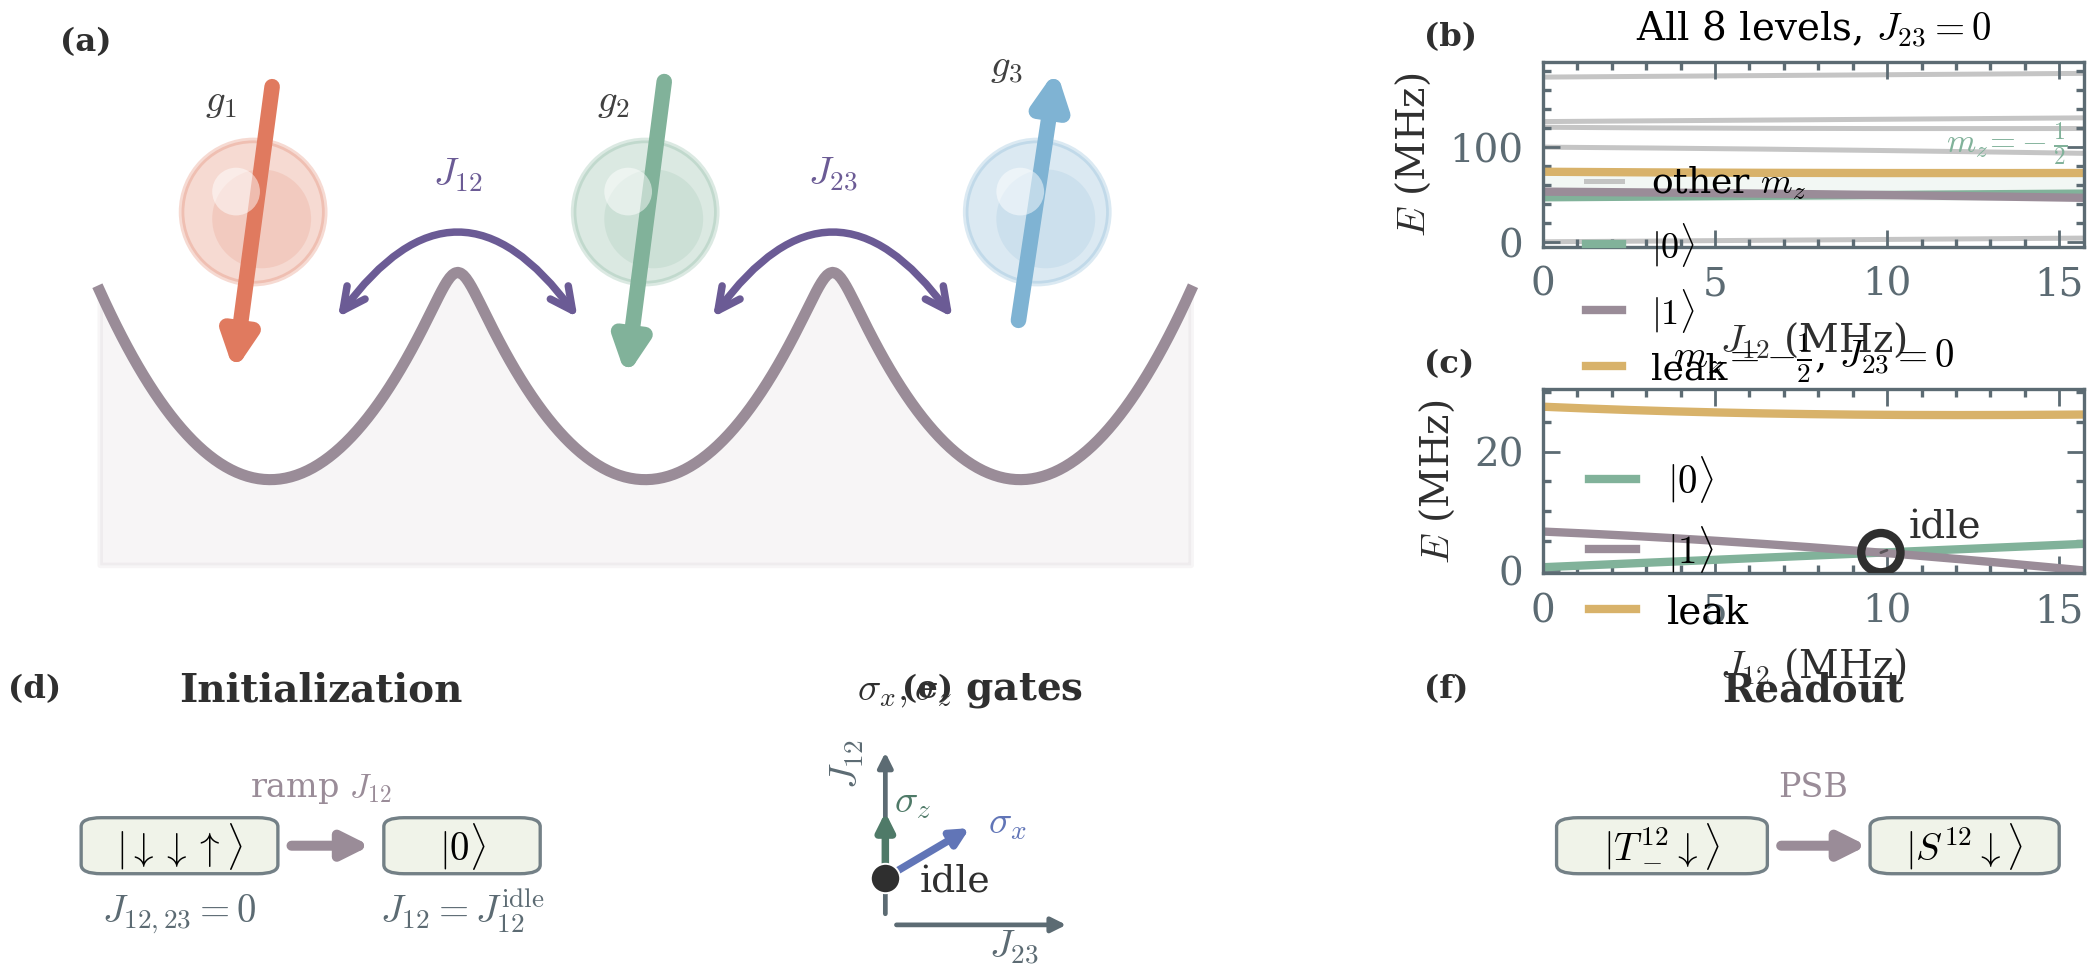

Recreate this plot in Python.
from __future__ import annotations

from itertools import permutations
from pathlib import Path

import matplotlib.patheffects as pe
import matplotlib.pyplot as plt
import numpy as np
from matplotlib.gridspec import GridSpec
from matplotlib.patches import FancyArrowPatch, FancyBboxPatch

from matplotlib.patches import Circle

try:
    from plot_triple_dot_spins import add_dot, add_exchange, add_spin, confinement
except ImportError:
    def confinement(x):
        return 0.08 * (x**2 - 9) * np.cos(0.95 * x) - 1.2

    def add_dot(ax, x, y, r=0.5):
        circle = plt.Circle((x, y), r, fc="#D4E4F7", ec="#2C3E50", lw=1.8, zorder=10)
        ax.add_patch(circle)

    def add_spin(ax, x, y, tilt, length, color, label, label_dx=0, label_dy=0, **kw):
        dx, dy = length * np.sin(tilt), length * np.cos(tilt)
        arrow = FancyArrowPatch(
            (x, y - 0.15),
            (x + dx, y + dy),
            arrowstyle="-|>",
            mutation_scale=kw.get("mutation_scale", 18),
            lw=kw.get("linewidth", 2.5),
            color=color,
            zorder=15,
        )
        ax.add_patch(arrow)
        ax.text(
            x + label_dx,
            y + label_dy,
            label,
            fontsize=14,
            color=color,
            ha="center",
            va="bottom",
        )

    def add_exchange(ax, x1, x2, y, label, **kw):
        ax.annotate(
            "",
            xy=(x2, y),
            xytext=(x1, y),
            arrowprops=dict(
                arrowstyle="<->",
                lw=kw.get("linewidth", 2),
                color="#555",
                connectionstyle="arc3,rad=0.25",
                mutation_scale=kw.get("mutation_scale", 16),
            ),
        )
        ax.text(
            (x1 + x2) / 2,
            y + 0.35,
            label,
            ha="center",
            va="bottom",
            fontsize=kw.get("label_fontsize", 14),
            color="#333",
        )


PALETTE = {
    "coral": "#E07A5F",
    "sage": "#81B29A",
    "navy": "#3D405B",
    "gold": "#F2CC8F",
    "amber": "#D8B26A",
    "slate": "#5C6B73",
    "sky": "#7FB3D3",
    "plum": "#9A8C98",
    "forest": "#4F7A68",
    "indigo": "#6175B7",
    "charcoal": "#2F2F2F",
    "cream": "#F8F5F1",
    "boxfill": "#EEF2E6",
}

FONT_FAMILY = "serif"
MATHTEXT_FONT = "cm"

PANEL_LABEL_FS = 5.8
TITLE_FS = 7.8
LABEL_FS = 7.0
TEXT_FS = 6.4
TICK_FS = 6.0
QUBIT_LABEL_FS = LABEL_FS

SIGMA_X = np.array([[0, 1], [1, 0]], dtype=complex)
SIGMA_Y = np.array([[0, -1j], [1j, 0]], dtype=complex)
SIGMA_Z = np.array([[1, 0], [0, -1]], dtype=complex)
ID2 = np.eye(2, dtype=complex)


def prx_style() -> None:
    plt.rcParams.update(
        {
            "figure.figsize": (5.2, 2.55),
            "figure.dpi": 300,
            "figure.facecolor": "white",
            "savefig.dpi": 400,
            "savefig.facecolor": "white",
            "savefig.bbox": "tight",
            "savefig.pad_inches": 0.02,
            "font.family": FONT_FAMILY,
            "font.size": 6,
            "mathtext.fontset": MATHTEXT_FONT,
            "axes.linewidth": 0.6,
            "axes.labelsize": LABEL_FS,
            "axes.titlesize": TITLE_FS,
            "axes.titleweight": "medium",
            "axes.labelpad": 3,
            "axes.spines.top": True,
            "axes.spines.right": True,
            "axes.edgecolor": PALETTE["slate"],
            "axes.labelcolor": PALETTE["charcoal"],
            "xtick.labelsize": TICK_FS,
            "ytick.labelsize": TICK_FS,
            "xtick.direction": "in",
            "ytick.direction": "in",
            "xtick.major.width": 0.5,
            "ytick.major.width": 0.5,
            "xtick.major.size": 3,
            "ytick.major.size": 3,
            "xtick.minor.visible": True,
            "ytick.minor.visible": True,
            "xtick.minor.size": 1.5,
            "ytick.minor.size": 1.5,
            "xtick.top": True,
            "ytick.right": True,
            "xtick.color": PALETTE["slate"],
            "ytick.color": PALETTE["slate"],
            "lines.linewidth": 1.2,
            "lines.markersize": 4,
            "legend.fontsize": 5.6,
            "legend.frameon": False,
            "legend.handlelength": 1.5,
        }
    )


def kron3(a, b, c):
    return np.kron(np.kron(a, b), c)


def j_idle(g1, g2, g3):
    return ((g2 - g1) ** 2 - (2 * g3 - g1 - g2) ** 2) / (2 * (2 * g3 - g1 - g2))


def mz_minus_half_indices():
    sz_tot = 0.5 * (
        kron3(SIGMA_Z, ID2, ID2) + kron3(ID2, SIGMA_Z, ID2) + kron3(ID2, ID2, SIGMA_Z)
    )
    return np.where(np.isclose(np.real(np.diag(sz_tot)), -0.5))[0]


def hamiltonian(j12, j23, g1, g2, g3):
    zeeman = 0.5 * (
        g1 * kron3(SIGMA_Z, ID2, ID2)
        + g2 * kron3(ID2, SIGMA_Z, ID2)
        + g3 * kron3(ID2, ID2, SIGMA_Z)
    )

    def exchange(sig_a, sig_b, pos):
        if pos == 12:
            return 0.25 * kron3(sig_a, sig_b, ID2)
        return 0.25 * kron3(ID2, sig_a, sig_b)

    exch12 = j12 * (
        exchange(SIGMA_X, SIGMA_X, 12)
        + exchange(SIGMA_Y, SIGMA_Y, 12)
        + exchange(SIGMA_Z, SIGMA_Z, 12)
    )
    exch23 = j23 * (
        exchange(SIGMA_X, SIGMA_X, 23)
        + exchange(SIGMA_Y, SIGMA_Y, 23)
        + exchange(SIGMA_Z, SIGMA_Z, 23)
    )
    return zeeman + exch12 + exch23


def compute_spectrum(j_vals, g1, g2, g3):
    idx = mz_minus_half_indices()
    tracked_evals = []
    prev_vecs = None

    for j12 in j_vals:
        ham = hamiltonian(j12, 0.0, g1, g2, g3)
        sub = ham[np.ix_(idx, idx)]
        evals, evecs = np.linalg.eigh(sub)
        evals = np.real(evals)

        if prev_vecs is None:
            order = np.argsort(evals)
            evals = evals[order]
            evecs = evecs[:, order]
        else:
            overlaps = np.abs(prev_vecs.conj().T @ evecs) ** 2
            best_perm = max(permutations(range(len(evals))), key=lambda p: sum(overlaps[i, p[i]] for i in range(len(evals))))
            evals = evals[list(best_perm)]
            evecs = evecs[:, list(best_perm)]

        tracked_evals.append(evals)
        prev_vecs = evecs

    spectrum = np.array(tracked_evals)
    return spectrum - np.min(spectrum)


def compute_full_spectrum(j_vals, g1, g2, g3):
    """All 8 eigenvalues vs J12 (J23=0), tracked independently per m_z sector.

    Returns
    -------
    spectrum : ndarray, shape (len(j_vals), 8)
        Energies normalised so the global minimum is zero.
    mz_labels : ndarray, shape (8,)
        The m_z value for each column.
    mz_half_cols : ndarray
        Column indices belonging to the m_z = -1/2 sector,
        sorted by energy at J12 = 0 (|0>, |1>, leak order).
    """
    sz_diag = np.real(np.diag(
        0.5 * (kron3(SIGMA_Z, ID2, ID2) + kron3(ID2, SIGMA_Z, ID2) + kron3(ID2, ID2, SIGMA_Z))
    ))
    sector_idx = {mz: np.where(np.isclose(sz_diag, mz))[0] for mz in [-1.5, -0.5, 0.5, 1.5]}

    n_pts = len(j_vals)
    spectrum = np.zeros((n_pts, 8))
    mz_labels = np.zeros(8)

    col = 0
    col_slices = {}
    for mz in sorted(sector_idx):
        k = len(sector_idx[mz])
        col_slices[mz] = slice(col, col + k)
        mz_labels[col: col + k] = mz
        col += k

    for mz in sorted(sector_idx):
        idx = sector_idx[mz]
        slc = col_slices[mz]
        k = len(idx)
        prev_vecs = None

        for step, j12 in enumerate(j_vals):
            ham = hamiltonian(j12, 0.0, g1, g2, g3)
            sub = ham[np.ix_(idx, idx)]
            evals, evecs = np.linalg.eigh(sub)
            evals = np.real(evals)

            if prev_vecs is None:
                order = list(np.argsort(evals))
            elif k == 1:
                order = [0]
            else:
                overlaps = np.abs(prev_vecs.conj().T @ evecs) ** 2
                order = list(
                    max(
                        permutations(range(k)),
                        key=lambda p: sum(overlaps[i, p[i]] for i in range(k)),
                    )
                )

            spectrum[step, slc] = evals[order]
            prev_vecs = evecs[:, order]

    spectrum -= spectrum.min()
    mz_half_cols = np.where(np.isclose(mz_labels, -0.5))[0]
    return spectrum, mz_labels, mz_half_cols


def panel_label(ax, label, x=-0.08, y=1.03):
    ax.text(
        x,
        y,
        label,
        transform=ax.transAxes,
        fontsize=PANEL_LABEL_FS,
        fontweight="bold",
        ha="left",
        va="bottom",
        color=PALETTE["charcoal"],
    )


def rounded_box(ax, center, text, w=0.32, h=0.16, fs=TEXT_FS):
    x, y = center
    patch = FancyBboxPatch(
        (x - w / 2, y - h / 2),
        w,
        h,
        boxstyle="round,pad=0.015,rounding_size=0.04",
        facecolor=PALETTE["boxfill"],
        edgecolor=PALETTE["slate"],
        linewidth=0.6,
        alpha=0.85,
        zorder=5,
    )
    ax.add_patch(patch)
    ax.text(x, y, text, ha="center", va="center", fontsize=fs, zorder=10)


def lower_title_badge(ax, text: str, *, y: float = 1.03) -> None:
    ax.text(
        0.5,
        y,
        text,
        transform=ax.transAxes,
        ha="center",
        va="bottom",
        fontsize=QUBIT_LABEL_FS,
        fontweight="bold",
        color=PALETTE["charcoal"],
        zorder=20,
    )


def add_colored_dot(ax, x, y, color, r=0.42):
    ax.add_patch(
        Circle(
            (x, y),
            r,
            facecolor=color,
            edgecolor=color,
            linewidth=1.0,
            alpha=0.28,
            zorder=8,
        )
    )
    ax.add_patch(
        Circle(
            (x + 0.05, y - 0.04),
            0.29,
            facecolor=color,
            edgecolor="none",
            alpha=0.16,
            zorder=9,
        )
    )
    ax.add_patch(
        Circle(
            (x - 0.10, y + 0.12),
            0.14,
            facecolor="white",
            edgecolor="none",
            alpha=0.50,
            zorder=10,
        )
    )


def add_centered_spin(
    ax,
    x: float,
    y: float,
    dx: float,
    dy: float,
    color: str,
    label: str,
    label_dx: float,
    label_dy: float,
    linewidth: float,
    mutation_scale: float,
) -> None:
    # Compensate for the single arrow head so the visible shaft stays centered on the dot.
    shift = 0.10 * np.sign(dy)
    add_spin(
        ax,
        x,
        y + shift,
        dx,
        dy,
        color,
        label,
        label_dx=label_dx,
        label_dy=label_dy,
        linewidth=linewidth,
        mutation_scale=mutation_scale,
    )


def draw_qubit_schematic(ax):
    yshift = -0.6
    x = np.linspace(-3.2, 3.2, 400)
    y = confinement(x) + yshift

    ax.plot(x, y, color=PALETTE["plum"], lw=2.0, zorder=1)
    ax.fill_between(x, y, y.min() - 0.5, color=PALETTE["plum"], alpha=0.08)

    dot_x = [-2.30, 0.0, 2.30]
    dot_y = [0.52 + yshift] * 3
    spin_colors = [PALETTE["coral"], PALETTE["sage"], PALETTE["sky"]]
    spin_labels = [r"$g_1$", r"$g_2$", r"$g_3$"]
    spin_dirs = [(-0.12, -0.90), (-0.12, -0.93), (0.12, 0.80)]

    for xd, yd, color in zip(dot_x, dot_y, spin_colors):
        add_colored_dot(ax, xd, yd, color, r=0.42)

    for i, (xd, yd) in enumerate(zip(dot_x, dot_y)):
        tilt, length = spin_dirs[i]
        add_centered_spin(
            ax,
            xd,
            yd,
            tilt,
            length,
            spin_colors[i],
            spin_labels[i],
            label_dx=-0.28,
            label_dy=0.75,
            linewidth=2.8,
            mutation_scale=12,
        )

    add_exchange(
        ax,
        -1.84,
        -0.36,
        -0.15 + yshift,
        r"$J_{12}$",
        linewidth=1.35,
        label_fontsize=QUBIT_LABEL_FS,
        mutation_scale=10,
    )
    add_exchange(
        ax,
        0.36,
        1.84,
        -0.15 + yshift,
        r"$J_{23}$",
        linewidth=1.35,
        label_fontsize=QUBIT_LABEL_FS,
        mutation_scale=10,
    )

    for txt in ax.texts:
        txt.set_fontsize(QUBIT_LABEL_FS)

    ax.set_xlim(-3.3, 3.3)
    ax.set_ylim(-2.2, 0.8)
    ax.set_aspect("equal")
    ax.axis("off")


def draw_full_spectrum(ax):
    """All 8 eigenlevels; m_z=-1/2 qubit subspace highlighted in colour."""
    g1, g2, g3 = 53.0, 74.0, 47.0
    j_id = j_idle(g1, g2, g3)
    j_vals = np.linspace(0, 1.6 * j_id, 400)
    spec, mz_labels, mz_half_cols = compute_full_spectrum(j_vals, g1, g2, g3)

    half_colors = [PALETTE["sage"], PALETTE["plum"], PALETTE["amber"]]
    half_labels = [r"$|0\rangle$", r"$|1\rangle$", "leak"]
    gray = "#BBBBBB"

    # Shaded band for m_z=-1/2 qubit subspace
    y_lo = spec[:, mz_half_cols].min() - 3
    y_hi = spec[:, mz_half_cols].max() + 3
    ax.axhspan(y_lo, y_hi, color=PALETTE["sage"], alpha=0.10, zorder=0, lw=0)

    # Gray lines for the five non-qubit levels (single legend entry)
    first_gray = True
    for i in range(8):
        if i not in mz_half_cols:
            lbl = r"other $m_z$" if first_gray else "_nolegend_"
            ax.plot(j_vals, spec[:, i], lw=0.9, color=gray, alpha=0.85,
                    zorder=1, label=lbl)
            first_gray = False

    # Coloured bold lines for the three m_z=-1/2 levels
    for col, color, lbl in zip(mz_half_cols, half_colors, half_labels):
        ax.plot(j_vals, spec[:, col], lw=1.5, color=color, label=lbl, zorder=2)

    # Single text label for the shaded band, placed just above its top edge
    ax.text(
        j_vals[-1] * 0.97, y_hi + 2,
        r"$m_z\!=\!-\frac{1}{2}$",
        ha="right", va="bottom",
        fontsize=QUBIT_LABEL_FS - 1.0,
        color=PALETTE["sage"],
        zorder=5,
    )

    ax.set_xlabel(r"$J_{12}$ (MHz)")
    ax.set_ylabel(r"$E$ (MHz)")
    ax.set_title(r"All 8 levels, $J_{23}=0$", fontsize=QUBIT_LABEL_FS, pad=4)
    ax.set_xlim(0, j_vals[-1])
    ax.set_ylim(-5, spec.max() + 12)
    ax.tick_params(labelsize=QUBIT_LABEL_FS)
    ax.xaxis.label.set_size(QUBIT_LABEL_FS)
    ax.yaxis.label.set_size(QUBIT_LABEL_FS)
    ax.legend(
        loc="upper left",
        bbox_to_anchor=(0.02, 0.62),
        fontsize=QUBIT_LABEL_FS - 0.5,
        handlelength=1.0,
    )


def draw_spectrum(ax):
    g1, g2, g3 = 53.0, 74.0, 47.0
    j_id = j_idle(g1, g2, g3)
    j_vals = np.linspace(0, 1.6 * j_id, 400)
    spec = compute_spectrum(j_vals, g1, g2, g3)

    colors = [PALETTE["sage"], PALETTE["plum"], PALETTE["amber"]]
    labels = [r"$|0\rangle$", r"$|1\rangle$", r"leak"]

    for i, (color, label) in enumerate(zip(colors, labels)):
        ax.plot(j_vals, spec[:, i], lw=1.5, color=color, label=label)

    y_id = 0.5 * (np.interp(j_id, j_vals, spec[:, 0]) + np.interp(j_id, j_vals, spec[:, 1]))
    ax.scatter(
        [j_id],
        [y_id],
        s=50,
        facecolors="none",
        edgecolors=PALETTE["charcoal"],
        linewidths=1.5,
        zorder=10,
    )
    ax.annotate(
        "idle",
        (j_id, y_id),
        xytext=(j_id + 0.8, y_id + 2.5),
        fontsize=QUBIT_LABEL_FS,
        color=PALETTE["charcoal"],
        arrowprops=dict(arrowstyle="-", lw=0.5, color=PALETTE["charcoal"], alpha=0.6),
    )

    ax.set_xlabel(r"$J_{12}$ (MHz)")
    ax.set_ylabel(r"$E$ (MHz)")
    ax.set_title(r"$m_z = -\frac{1}{2}$, $J_{23} = 0$", fontsize=QUBIT_LABEL_FS, pad=4)
    ax.set_xlim(0, j_vals.max())
    ax.set_ylim(-0.5, spec.max() + 3)
    ax.tick_params(labelsize=QUBIT_LABEL_FS)
    ax.xaxis.label.set_size(QUBIT_LABEL_FS)
    ax.yaxis.label.set_size(QUBIT_LABEL_FS)
    ax.legend(loc="upper left", bbox_to_anchor=(0.02, 0.84), fontsize=QUBIT_LABEL_FS, handlelength=1.2)


def draw_initialization(ax):
    ax.set_xlim(0, 1)
    ax.set_ylim(0, 1)
    ax.axis("off")
    lower_title_fs = QUBIT_LABEL_FS
    lower_text_fs = QUBIT_LABEL_FS
    lower_small_fs = QUBIT_LABEL_FS
    lower_title_badge(ax, "Initialization")

    rounded_box(ax, (0.22, 0.42), r"$|\downarrow\downarrow\uparrow\rangle$", w=0.36, h=0.22, fs=lower_text_fs)
    rounded_box(ax, (0.78, 0.42), r"$|0\rangle$", w=0.28, h=0.22, fs=lower_text_fs)

    ax.annotate(
        "",
        xy=(0.62, 0.42),
        xytext=(0.42, 0.42),
        arrowprops=dict(arrowstyle="-|>", lw=1.8, color=PALETTE["plum"], mutation_scale=10),
    )
    ax.text(0.5, 0.64, r"ramp $J_{12}$", ha="center", fontsize=lower_text_fs - 1.0, color=PALETTE["plum"])

    ax.text(0.22, 0.08, r"$J_{12,23}=0$", ha="center", fontsize=lower_small_fs, color=PALETTE["slate"])
    ax.text(
        0.78,
        0.08,
        r"$J_{12}=J_{12}^{\rm idle}$",
        ha="center",
        fontsize=lower_small_fs,
        color=PALETTE["slate"],
    )


def draw_control(ax):
    ax.set_xlim(-0.05, 1.0)
    ax.set_ylim(-0.05, 1.0)
    ax.set_aspect("equal")
    ax.axis("off")
    lower_title_fs = QUBIT_LABEL_FS
    lower_text_fs = QUBIT_LABEL_FS
    lower_label_fs = QUBIT_LABEL_FS
    lower_title_badge(ax, r"$\sigma_x,\sigma_z$ gates")

    origin_x = 0.08
    origin_y = 0.02
    idle = np.array([origin_x, 0.24])

    ax.annotate(
        "",
        xy=(0.98, origin_y),
        xytext=(origin_x, origin_y),
        arrowprops=dict(arrowstyle="-|>", lw=0.85, color=PALETTE["slate"], mutation_scale=5.5),
    )
    ax.annotate(
        "",
        xy=(origin_x, 0.88),
        xytext=(origin_x, origin_y),
        arrowprops=dict(arrowstyle="-|>", lw=0.85, color=PALETTE["slate"], mutation_scale=5.5),
    )

    ax.annotate(
        "",
        xy=(idle[0], idle[1] + 0.36),
        xytext=tuple(idle),
        arrowprops=dict(arrowstyle="-|>", lw=1.35, color=PALETTE["forest"], mutation_scale=6.5),
    )
    ax.annotate(
        "",
        xy=(idle[0] + 0.44, idle[1] + 0.26),
        xytext=tuple(idle),
        arrowprops=dict(arrowstyle="-|>", lw=1.35, color=PALETTE["indigo"], mutation_scale=6.5),
    )

    ax.scatter(*idle, s=28, color=PALETTE["charcoal"], zorder=15, edgecolors="white", linewidths=0.35)

    ax.text(idle[0] + 0.16, idle[1] - 0.06, "idle", fontsize=lower_text_fs - 0.2, color=PALETTE["charcoal"])
    ax.text(idle[0] + 0.04, idle[1] + 0.31, r"$\sigma_z$", fontsize=lower_text_fs, color=PALETTE["forest"])
    ax.text(idle[0] + 0.48, idle[1] + 0.21, r"$\sigma_x$", fontsize=lower_text_fs, color=PALETTE["indigo"])
    ax.text(0.68, origin_y - 0.15, r"$J_{23}$", fontsize=lower_label_fs, ha="center", color=PALETTE["slate"])
    ax.text(origin_x - 0.18, 0.70, r"$J_{12}$", fontsize=lower_label_fs, ha="center", rotation=90, color=PALETTE["slate"])


def draw_readout(ax):
    ax.set_xlim(0, 1)
    ax.set_ylim(0, 1)
    ax.axis("off")
    lower_title_fs = QUBIT_LABEL_FS
    lower_text_fs = QUBIT_LABEL_FS
    lower_title_badge(ax, "Readout")

    rounded_box(ax, (0.22, 0.42), r"$|T_-^{12}\downarrow\rangle$", w=0.36, h=0.22, fs=lower_text_fs)
    rounded_box(ax, (0.78, 0.42), r"$|S^{12}\downarrow\rangle$", w=0.32, h=0.22, fs=lower_text_fs)

    ax.annotate(
        "",
        xy=(0.62, 0.42),
        xytext=(0.42, 0.42),
        arrowprops=dict(arrowstyle="-|>", lw=1.8, color=PALETTE["plum"], mutation_scale=10),
    )
    ax.text(0.5, 0.64, "PSB", ha="center", fontsize=lower_text_fs - 1.0, color=PALETTE["plum"], fontweight="medium")


def main():
    prx_style()

    # Layout (3 rows × 7 cols):
    #   Row 0 (top-left):  qubit schematic  │ (b) all-8-levels spectrum
    #   Row 1 (mid-left):  qubit schematic  │ (c) m_z=-1/2 zoom spectrum
    #   Row 2 (bottom):    (d) init  │ (e) ctrl  │ gap  │ (f) readout
    # The qubit schematic spans rows 0-1.
    fig = plt.figure(figsize=(6.5, 2.85), constrained_layout=False)

    gs = GridSpec(
        3, 7,
        figure=fig,
        height_ratios=[0.28, 0.28, 0.34],
        width_ratios=[1, 1, 1, 1, 0.18, 1.1, 1.1],
        wspace=0.88,
        hspace=0.72,
    )

    ax_qubit    = fig.add_subplot(gs[0:2, 0:4])  # spans top two rows, left 4 cols
    ax_spec_all = fig.add_subplot(gs[0, 5:7])    # (b) all 8 levels
    ax_spec     = fig.add_subplot(gs[1, 5:7])    # (c) m_z=-1/2 zoom

    ax_init = fig.add_subplot(gs[2, 0:2])
    ax_ctrl = fig.add_subplot(gs[2, 2:4])        # col 4 is the gap spacer
    ax_read = fig.add_subplot(gs[2, 5:7])

    draw_qubit_schematic(ax_qubit)
    draw_full_spectrum(ax_spec_all)
    draw_spectrum(ax_spec)
    draw_initialization(ax_init)
    draw_control(ax_ctrl)
    draw_readout(ax_read)

    panel_label(ax_qubit,    "(a)", x=-0.02, y=1.01)
    panel_label(ax_spec_all, "(b)", x=-0.22, y=1.05)
    panel_label(ax_spec,     "(c)", x=-0.22, y=1.05)
    panel_label(ax_init,     "(d)", x=-0.12, y=1.05)
    # ctrl uses set_aspect("equal") → dead space on left; x≈0.20 sits in that dead space
    panel_label(ax_ctrl,     "(e)", x=0.20, y=1.05)
    panel_label(ax_read,     "(f)", x=-0.22, y=1.05)

    out_dir = Path(__file__).resolve().parent
    fig.savefig(out_dir / "qubit_passport.pdf", bbox_inches="tight")
    fig.savefig(out_dir / "qubit_passport.png", bbox_inches="tight", dpi=400)
    plt.show()


if __name__ == "__main__":
    main()
